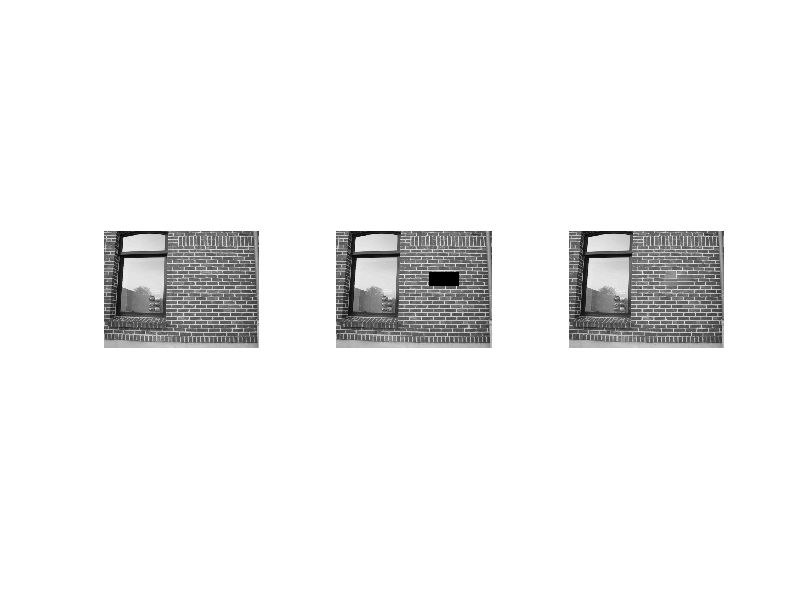
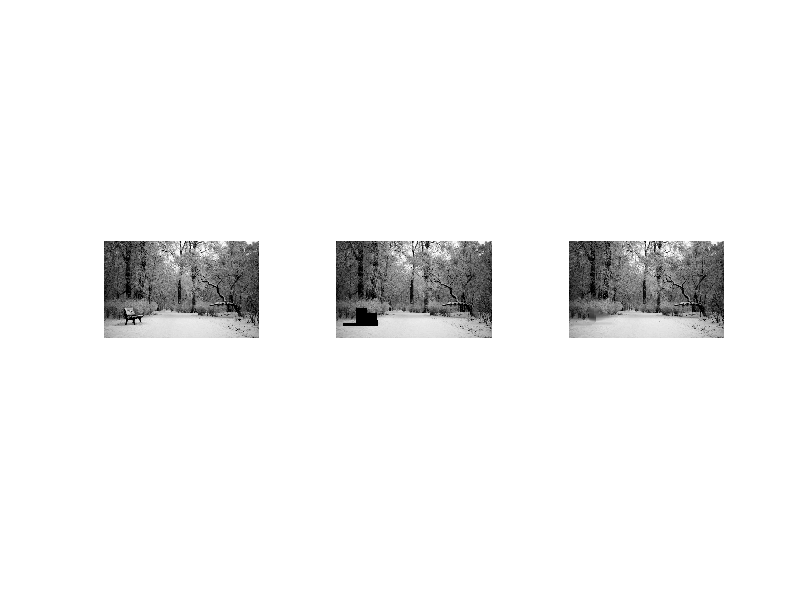

Recreate these plots in MATLAB, in order.
clear all;
close all;

load('InpaintingFacadeN8.mat');

figure
subplot(1,3,1)
imshow(OriginalImage, [-1,256]);
subplot(1,3,2)
imshow(CorruptedImage, [-1,256]);
subplot(1,3,3)
imshow(RecoveredImage, [-1,256]);

filename=['../Presentation/InpaintingFacade.png'];
print(filename, '-dpng');


load('InpaintingSnowN8.mat');

figure
subplot(1,3,1)
imshow(OriginalImage, [-1,256]);
subplot(1,3,2)
imshow(CorruptedImage, [-1,256]);
subplot(1,3,3)
imshow(RecoveredImage, [-1,256]);
%set(gca,'Position',[0 0 0.5 0.5])

filename=['../Presentation/InpaintingSnow.png'];
%print(filename, '-dpng');
